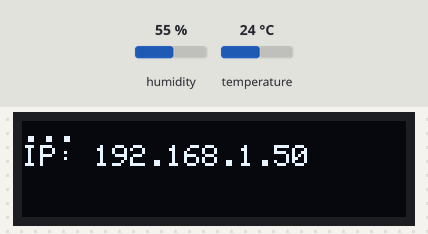
Bench run of a sketch on a simulated ESP8266 (NodeMCU). On the bench: 128×32 one-colour display. Inputs (shaded band) come from the test bench; at power-on: temperature 24 °C, humidity 55 %. WiFi joins after 1.5 s; servers stay silent unless stated; uploads are accepted with an empty reply; what the sketch prints to the serial monitor is not drawn.

Above: at 1.7 s.
At 4.8 s:
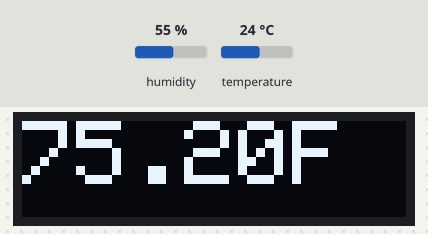
4.9 s: temperature set to 12 °C
At 14.3 s:
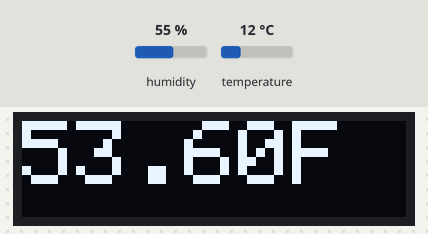
15.4 s: temperature set to 19 °C
At 25.4 s:
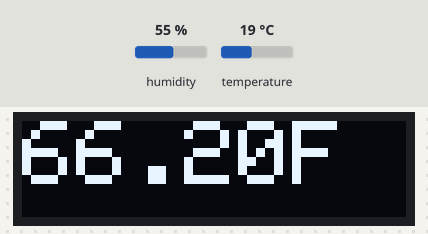
25.7 s: temperature set to 28 °C
At 35.5 s:
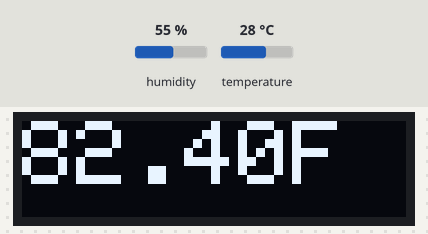
Timing chart, 0 to 37.0 s (numbered marks = the images above; inputs shaded):
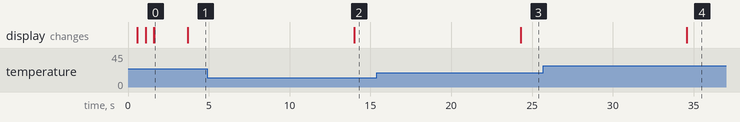

The sketch:

RemoteSensor.ino
```cpp
#include <ESP8266WiFi.h>
#include <ESP8266HTTPClient.h>
#include <WiFiClient.h>

#include <SPI.h>
#include <Wire.h>
#include <Adafruit_GFX.h>
#include <Adafruit_SSD1306.h>

#include <Adafruit_AHT10.h>

const char* ssid = "Vachon";
const char* password = "51cypress";

#define SCREEN_WIDTH  128
#define SCREEN_HEIGHT 32

Adafruit_AHT10 aht;

#define OLED_RESET     -1 // Reset pin # (or -1 if sharing Arduino reset pin)
#define SCREEN_ADDRESS 0x3C ///< See datasheet for Address; 0x3D for 128x64, 0x3C for 128x32

Adafruit_SSD1306 display(SCREEN_WIDTH, SCREEN_HEIGHT, &Wire, OLED_RESET);


void setup() {
  Serial.begin(9600);
  // put your setup code here, to run once:

  if(aht.begin()){
    //display.println("Temp OK");
    Serial.println("Temp OK");
  }else{
    //display.println("Temp FAIL");
    Serial.println("Temp FAIL");
  }
  if(!display.begin(SSD1306_SWITCHCAPVCC, SCREEN_ADDRESS)) {
    Serial.println(F("SSD1306 allocation failed"));
    for(;;); // Don't proceed, loop forever
  }
  display.setRotation(2);
  display.clearDisplay();
  display.display();
  display.setTextSize(1);      // Normal 1:1 pixel scale
  display.setTextColor(SSD1306_WHITE); // Draw white text
  display.setCursor(0, 0);
  display.display();
  WiFi.mode(WIFI_STA);
  WiFi.begin(ssid, password);
  for(int i=0;i<120 && (WiFi.status() != WL_CONNECTED);i++){
    delay(500);
    display.print(".");
    display.display();
  }
  display.println("");
  display.print("IP: ");
  display.print(WiFi.localIP());
  display.display();
  delay(2000);
  display.setTextSize(3);
}

void loop() {
  // put your main code here, to run repeatedly:
  sensors_event_t humidity, temp;
  aht.getEvent(&humidity, &temp);
  float tempF = temp.temperature*9.0/5.0+32.0;
  display.setCursor(0, 0);
  display.clearDisplay();
  display.print(tempF,2);
  display.println("F");
  display.display();
  if(WiFi.status()== WL_CONNECTED){
      Serial.print("GET:");
      WiFiClient wiClient;
      HTTPClient http;
      String serverPath = "http://192.168.1.116/d?x="+String(tempF);
      if(http.begin(wiClient,serverPath.c_str())){
        int httpResponseCode = http.GET();
        http.end();
        Serial.println(httpResponseCode);
      }else{
        Serial.println("FAIL");
      }
  }else{
    Serial.println("Reconnecting...");
    WiFi.reconnect();
  }
  delay(10000);
}
```

Measured:
- after the input at 4.9 s, the display: changes after 9.1 s (image 2)
- after the input at 15.4 s, the display: changes after 8.9 s (image 3)
- after the input at 25.7 s, the display: changes after 8.9 s (image 4)
- what the display in image 0 shows lasts 2.1 s, from 1.6 s to 3.7 s
